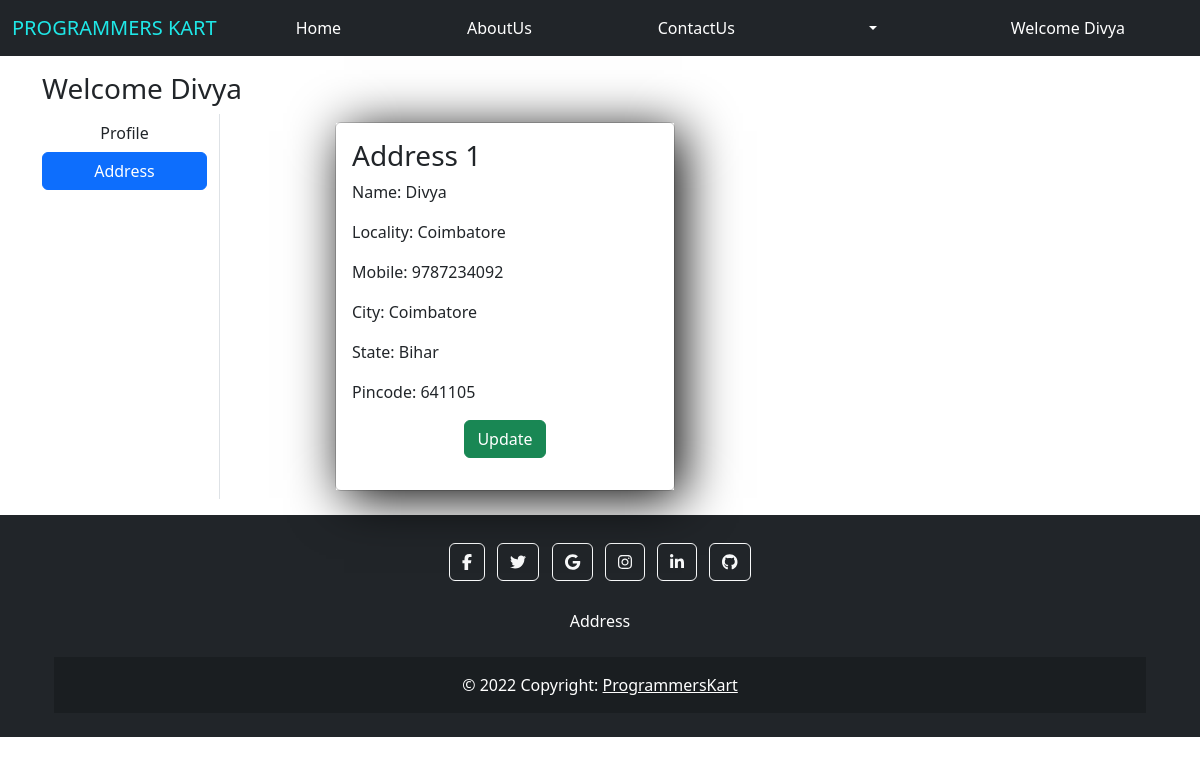
/address/ (signed in), run on the app's committed database.
### proKApp/models.py (models this page shows, shortened)
class Customer(models.Model):
    user = models.ForeignKey(User,on_delete=models.CASCADE)
    name = models.CharField(max_length=200)
    locality = models.CharField(max_length=200)
    city = models.CharField(max_length=50)
    mobile = models.IntegerField(default=0)
    zipcode = models.IntegerField()
    state = models.CharField(choices=STATE_CHOCIES,max_length=100)

### proKApp/views.py (the view)
# urls.py: path('address/',views.address,name='address'),
def address(request):
    add = Customer.objects.filter(user=request.user)
    return render(request,'apps/address.html',locals())

### proKApp/templates/apps/address.html (shortened to what this page needs)
{%extends 'apps/base.html' %}
{% load static %}
{%block content%}
<div class="container my-3">
    <div class="row">
        <h3>Welcome <span class="text-capitalize">{{request.user}}</span></h3>
        <div class="col-sm-2 border-end">
            <ul class="list-unstyled">
                <li class="d-grid"><a href="{% url 'profile' %}" class="btn">Profile</a></li>
                <li class="d-grid"><a href="{% url 'address' %}" class="btn  btn-primary">Address</a></li>
            </ul>
        </div>
        <div class="col-sm-8 offset-sm-1">
            <div class="row">
                {% for ad in add %}
                    <div class="col-sm-6">
                        <div class="card m-2">
                            <div class="card-body">
                                <h3>Address {{forloop.counter}}</h3>
                                <p>Name: {{ad.name}}</p>
                                <p>Locality: {{ad.locality}}</p>
                                <p>Mobile: {{ad.mobile}}</p>
                                <p>City: {{ad.city}}</p>
                                <p>State: {{ad.state}}</p>
                                <p>Pincode: {{ad.zipcode}}</p>
                                <p class="text-center"><a href="{% url 'updateAddress' pk=ad.id %}" type="button" class="btn btn-success">Update</a></p>
                            </div>
                        </div>
                    </div>
                {% endfor %}
            </div>
        </div>
    </div>
</div>
{% endblock content %}

### proKApp/templates/apps/base.html (shortened to what this page needs)
<!DOCTYPE html>
<html lang="en">
<head>
    <link href="https://cdn.jsdelivr.net/npm/bootstrap@5.2.3/dist/css/bootstrap.min.css" rel="stylesheet">
    <link href="https://use.fontawesome.com/releases/v5.0.4/css/all.css" rel="stylesheet">
    {% load static %}
    <link rel="stylesheet" href="{% static 'css/home.css'%}" />
    <link rel="stylesheet" href="{% static 'css/signUp.css'%}" />
    <link rel="stylesheet" href="{% static 'css/signIn.css'%}" />
    <link rel="stylesheet" href="https://cdnjs.cloudflare.com/ajax/libs/font-awesome/4.7.0/css/font-awesome.min.css">
</head>
<body>
    <nav class="navbar navbar-expand-lg navbar-dark bg-dark ">
        <div class="container-fluid">
          <a class="navbar-brand" href="{% url 'home' %}" style="color: rgb(31, 231, 231);">PROGRAMMERS KART</a>
          <div class="collapse navbar-collapse" id="navbarScroll">
            <ul class="navbar-nav me-auto my-2 my-lg-0 navbar-nav-scroll nav-fill w-100" style="--bs-scroll-height: 100px;">
              {% if request.user.is_authenticated %}
              <li class="nav-item">
                <a class="nav-link active" aria-current="page" href="{% url 'home' %}">Home</a>
              </li>
              <li class="nav-item">
                <a class="nav-link active" href="{% url 'about' %}">AboutUs</a>
              </li>
              <li class="nav-item">
                <a class="nav-link active" href="{% url 'contactUs' %}">ContactUs</a>
              </li>
              <li class="nav-item dropdown mx-2">
                <a href="#" class="nav-link dropdown-toggle text-white" id="profileDropdown" role="button" data-bs-toggle="dropdown"></a>
              </li>
                  <li class="nav-item">
                    <a class="nav-link active" href="{% url 'profile' %}">Welcome {{request.user}}</a>
                  </li>
            {% endif %}
          </ul>
          </div>
        </div>
      </nav>
      {% block content %}{% endblock content%}
<footer class="bg-dark text-center text-white mb-0">
    <div class="container p-4">
      <section class="mb-4">
        <a class="btn btn-outline-light btn-floating m-1" href="#!" role="button">
            <i class="fab fa-facebook-f"></i>
        </a>
        <a class="btn btn-outline-light btn-floating m-1" href="#!" role="button">
            <i class="fab fa-twitter"></i>
        </a>
        <a class="btn btn-outline-light btn-floating m-1" href="#!" role="button">
            <i class="fab fa-google"></i>
        </a>
        <a class="btn btn-outline-light btn-floating m-1" href="#!" role="button">
            <i class="fab fa-instagram"></i>
        </a>
        <a class="btn btn-outline-light btn-floating m-1" href="#!" role="button">
            <i class="fab fa-linkedin-in"></i>
        </a>
        <a class="btn btn-outline-light btn-floating m-1" href="#!" role="button">
            <i class="fab fa-github"></i>
        </a>
      </section>
      <section class="mb-4">
        <p>
          Address
        </p>
      </section>
    <div class="text-center p-3" style="background-color: rgba(0, 0, 0, 0.2);">
      © 2022 Copyright:
      <a class="text-white" href="">ProgrammersKart</a>
    </div>
  </footer>
</body>
</html>

### proKApp/static/apps/css/signUp.css (style rules this page uses)
.card-body { box-shadow: 8px 8px 50px #000; }

### proKApp/static/apps/css/signIn.css (style rules this page uses)
body { margin:0; border:0; }

### data on the page
Customer: name "Divya", locality "Coimbatore", mobile "9787234092", city "Coimbatore", state "Bihar", zipcode "641105"

### other printed values
{{ request.user }} "Divya"
